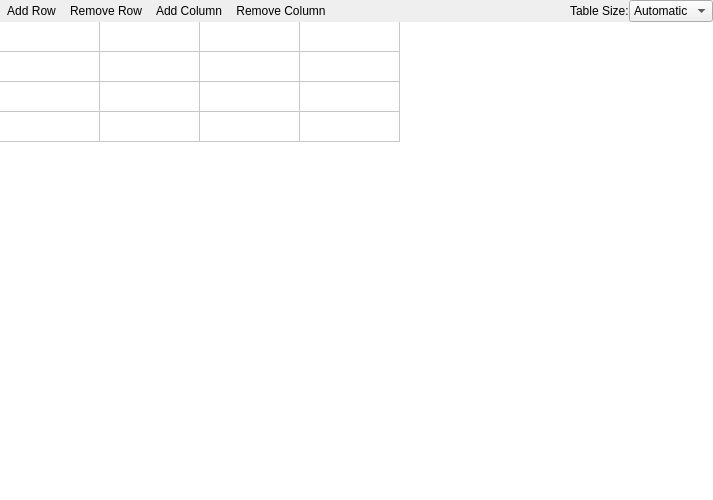
<?xml version="1.0" encoding="UTF-8"?>
<ui version="4.0">
 <class>Form</class>
 <widget class="QWidget" name="Form">
  <property name="geometry">
   <rect>
    <x>0</x>
    <y>0</y>
    <width>713</width>
    <height>500</height>
   </rect>
  </property>
  <property name="windowTitle">
   <string>Form</string>
  </property>
  <layout class="QVBoxLayout" name="verticalLayout">
   <property name="spacing">
    <number>0</number>
   </property>
   <property name="leftMargin">
    <number>0</number>
   </property>
   <property name="topMargin">
    <number>0</number>
   </property>
   <property name="rightMargin">
    <number>0</number>
   </property>
   <property name="bottomMargin">
    <number>0</number>
   </property>
   <item>
    <layout class="QHBoxLayout" name="horizontalLayout">
     <item>
      <widget class="QToolButton" name="AddRowBtn">
       <property name="text">
        <string>Add Row</string>
       </property>
       <property name="icon">
        <iconset>
         <normaloff>../../icons/add.png</normaloff>../../icons/add.png</iconset>
       </property>
       <property name="toolTip">
        <string>Add a new row to the table</string>
       </property>
       <property name="autoRaise">
        <bool>true</bool>
       </property>
      </widget>
     </item>
     <item>
      <widget class="QToolButton" name="RemoveRowBtn">
       <property name="text">
        <string>Remove Row</string>
       </property>
       <property name="icon">
        <iconset>
         <normaloff>../../icons/remove.png</normaloff>../../icons/remove.png</iconset>
       </property>
       <property name="toolTip">
        <string>Remove the last row from the table</string>
       </property>
       <property name="autoRaise">
        <bool>true</bool>
       </property>
      </widget>
     </item>
     <item>
      <widget class="QToolButton" name="AddColBtn">
       <property name="text">
        <string>Add Column</string>
       </property>
       <property name="icon">
        <iconset>
         <normaloff>../../icons/add.png</normaloff>../../icons/add.png</iconset>
       </property>
       <property name="toolTip">
        <string>Add a new column to the table</string>
       </property>
       <property name="autoRaise">
        <bool>true</bool>
       </property>
      </widget>
     </item>
     <item>
      <widget class="QToolButton" name="RemoveColBtn">
       <property name="text">
        <string>Remove Column</string>
       </property>
       <property name="icon">
        <iconset>
         <normaloff>../../icons/remove.png</normaloff>../../icons/remove.png</iconset>
       </property>
       <property name="toolTip">
        <string>Remove the last column from the table</string>
       </property>
       <property name="autoRaise">
        <bool>true</bool>
       </property>
      </widget>
     </item>
     <item>
      <spacer name="horizontalSpacer">
       <property name="orientation">
        <enum>Qt::Horizontal</enum>
       </property>
       <property name="sizeHint" stdset="0">
        <size>
         <width>40</width>
         <height>20</height>
        </size>
       </property>
      </spacer>
     </item>
     <item>
      <widget class="QLabel" name="TableSizeLabel">
       <property name="text">
        <string>Table Size:</string>
       </property>
      </widget>
     </item>
     <item>
      <widget class="QComboBox" name="TableSizeCombo">
       <property name="toolTip">
        <string>Select table sizing mode: Automatic (no headers) or % (percentage)</string>
       </property>
       <item>
        <property name="text">
         <string>Automatic</string>
        </property>
       </item>
       <item>
        <property name="text">
         <string>%</string>
        </property>
       </item>
      </widget>
     </item>
    </layout>
   </item>
   <item>
    <widget class="QTableWidget" name="TableWidget">
     <property name="font">
      <font>
       <pointsize>14</pointsize>
      </font>
     </property>
     <property name="frameShape">
      <enum>QFrame::NoFrame</enum>
     </property>
     <property name="frameShadow">
      <enum>QFrame::Plain</enum>
     </property>
     <property name="alternatingRowColors">
      <bool>false</bool>
     </property>
     <property name="selectionMode">
      <enum>QAbstractItemView::SingleSelection</enum>
     </property>
     <property name="selectionBehavior">
      <enum>QAbstractItemView::SelectItems</enum>
     </property>
     <property name="showGrid">
      <bool>true</bool>
     </property>
     <attribute name="horizontalHeaderVisible">
      <bool>false</bool>
     </attribute>
     <attribute name="verticalHeaderVisible">
      <bool>false</bool>
     </attribute>
     <row/>
     <row/>
     <row/>
     <row/>
     <column/>
     <column/>
     <column/>
     <column/>
    </widget>
   </item>
  </layout>
 </widget>
 <resources/>
 <connections/>
</ui>
